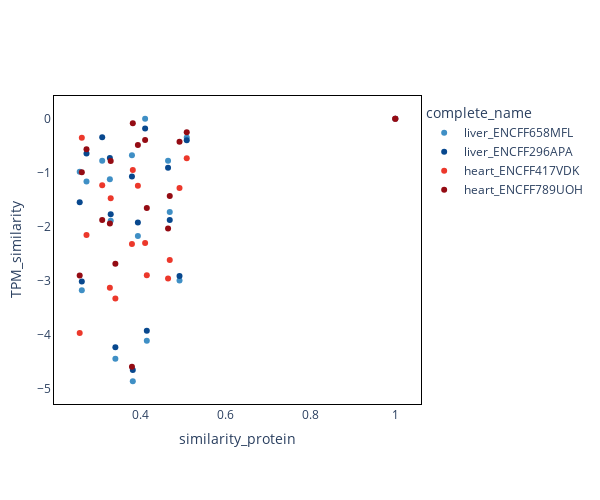

Write notebook code for a chart like this one.
### Code cell
# extract gene 
gene = "ENSG00000119614.2"

df_plot = df_complete[df_complete["complete_name"] == "liver_ENCFF658MFL"]
genes = ["ENSG00000229314.5", "ENSG00000173432.11", "ENSG00000134339.8", "ENSG00000159239.13", "ENSG00000229314.5", "ENSG00000242362.2"]
# # when either gene is gene1 or gene2
df_plot = df_complete
genes = ["ENSG00000229314.5"]
#df_plot = df_plot[df_plot["gene1"].isin(genes)]

#df_plot_nozeros = df_plot[df_plot["pme_TPM_x"] > 0]
#df_plot_nozeros = df_plot[df_plot["pme_TPM_y"] > 0]
# add pseudo count to avoid log(0)
df_plot["pme_TPM_x"] = df_plot["pme_TPM_x"] + 0.001
df_plot["pme_TPM_y"] = df_plot["pme_TPM_y"] + 0.001
df_plot["TPM_similarity"] = -abs(np.log(df_plot["pme_TPM_x"] / df_plot["pme_TPM_y"]))
blue_palette = sns.color_palette("Blues", n_colors=10)
green_palette = sns.color_palette("Reds", n_colors=10)
# Create a custom palette with the first two shades of blue and the second two shades of green
rgb_colors = [blue_palette[6], blue_palette[9], green_palette[6], green_palette[9]]
custom_palette = [mcolors.rgb2hex(color) for color in rgb_colors]

# Set the palette
sns.set_palette(custom_palette)
#sns.scatterplot(data=df_plot, x="promoter_similarity_mmseqs", y="TPM_similarity", hue= "complete_name")
# plotly 

# set general plotly figure parameters
# white background and square shape

fig = px.scatter(df_plot, x="similarity_protein", y="TPM_similarity", color="complete_name", color_discrete_sequence=custom_palette)
# Set the layout
fig.update_layout(
    autosize=False,
    width=600,
    height=500,
    plot_bgcolor='white',
    margin=dict(
        l=50,
        r=50,
        b=100,
        t=100,
        pad=4
    )
)
# add black lines in borders
fig.update_xaxes(showline=True, linewidth=1, linecolor='black', mirror=True)
fig.update_yaxes(showline=True, linewidth=1, linecolor='black', mirror=True)
fig.show()

### Figure 1 — Plotly figure (JSON) as saved in the notebook; plotly's stock layout.template omitted (floating-point values rounded to 4 significant figures)
{"data": [{"hovertemplate": "complete_name=liver_ENCFF658MFL<br>similarity_protein=%{x}<br>TPM_similarity=%{y}<extra></extra>", "legendgroup": "liver_ENCFF658MFL", "marker": {"color": "#3f8fc5", "symbol": "circle"}, "mode": "markers", "name": "liver_ENCFF658MFL", "orientation": "v", "showlegend": true, "type": "scatter", "x": [1, 0.382, 0.465, 0.492, 0.509, 0.469, 0.38, 0.415, 0.262, 0.411, 0.394, 0.328, 0.273, 0.257, 0.33, 0.341, 0.31], "xaxis": "x", "y": [0, -4.855, -0.7777, -2.992, -0.3483, -1.724, -0.6737, -4.106, -3.171, 0, -2.168, -1.118, -1.159, -0.9808, -1.885, -4.437, -0.7777], "yaxis": "y"}, {"hovertemplate": "complete_name=liver_ENCFF296APA<br>similarity_protein=%{x}<br>TPM_similarity=%{y}<extra></extra>", "legendgroup": "liver_ENCFF296APA", "marker": {"color": "#08488e", "symbol": "circle"}, "mode": "markers", "name": "liver_ENCFF296APA", "orientation": "v", "showlegend": true, "type": "scatter", "x": [1, 0.382, 0.465, 0.492, 0.509, 0.469, 0.38, 0.415, 0.262, 0.411, 0.394, 0.328, 0.273, 0.257, 0.33, 0.341, 0.31], "xaxis": "x", "y": [0, -4.648, -0.9064, -2.907, -0.3973, -1.871, -1.066, -3.919, -3.009, -0.179, -1.92, -0.7254, -0.6427, -1.545, -1.764, -4.226, -0.3435], "yaxis": "y"}, {"hovertemplate": "complete_name=heart_ENCFF417VDK<br>similarity_protein=%{x}<br>TPM_similarity=%{y}<extra></extra>", "legendgroup": "heart_ENCFF417VDK", "marker": {"color": "#ec382b", "symbol": "circle"}, "mode": "markers", "name": "heart_ENCFF417VDK", "orientation": "v", "showlegend": true, "type": "scatter", "x": [1, 0.382, 0.465, 0.492, 0.509, 0.469, 0.38, 0.415, 0.262, 0.411, 0.394, 0.328, 0.273, 0.257, 0.33, 0.341, 0.31], "xaxis": "x", "y": [0, -0.9467, -2.955, -1.28, -0.729, -2.611, -2.316, -2.897, -0.3496, -2.298, -1.237, -3.125, -2.151, -3.962, -1.47, -3.323, -1.232], "yaxis": "y"}, {"hovertemplate": "complete_name=heart_ENCFF789UOH<br>similarity_protein=%{x}<br>TPM_similarity=%{y}<extra></extra>", "legendgroup": "heart_ENCFF789UOH", "marker": {"color": "#940b13", "symbol": "circle"}, "mode": "markers", "name": "heart_ENCFF789UOH", "orientation": "v", "showlegend": true, "type": "scatter", "x": [1, 0.382, 0.465, 0.492, 0.509, 0.469, 0.38, 0.415, 0.262, 0.411, 0.394, 0.328, 0.273, 0.257, 0.33, 0.341, 0.31], "xaxis": "x", "y": [0, -0.08189, -2.032, -0.4235, -0.2511, -1.428, -4.588, -1.65, -0.9917, -0.3927, -0.4844, -1.939, -0.5624, -2.9, -0.7812, -2.682, -1.874], "yaxis": "y"}], "layout": {"autosize": false, "height": 500, "legend": {"title": {"text": "complete_name"}, "tracegroupgap": 0}, "margin": {"b": 100, "l": 50, "pad": 4, "r": 50, "t": 100}, "plot_bgcolor": "white", "width": 600, "xaxis": {"anchor": "y", "domain": [0, 1], "linecolor": "black", "linewidth": 1, "mirror": true, "showline": true, "title": {"text": "similarity_protein"}}, "yaxis": {"anchor": "x", "domain": [0, 1], "linecolor": "black", "linewidth": 1, "mirror": true, "showline": true, "title": {"text": "TPM_similarity"}}}}
